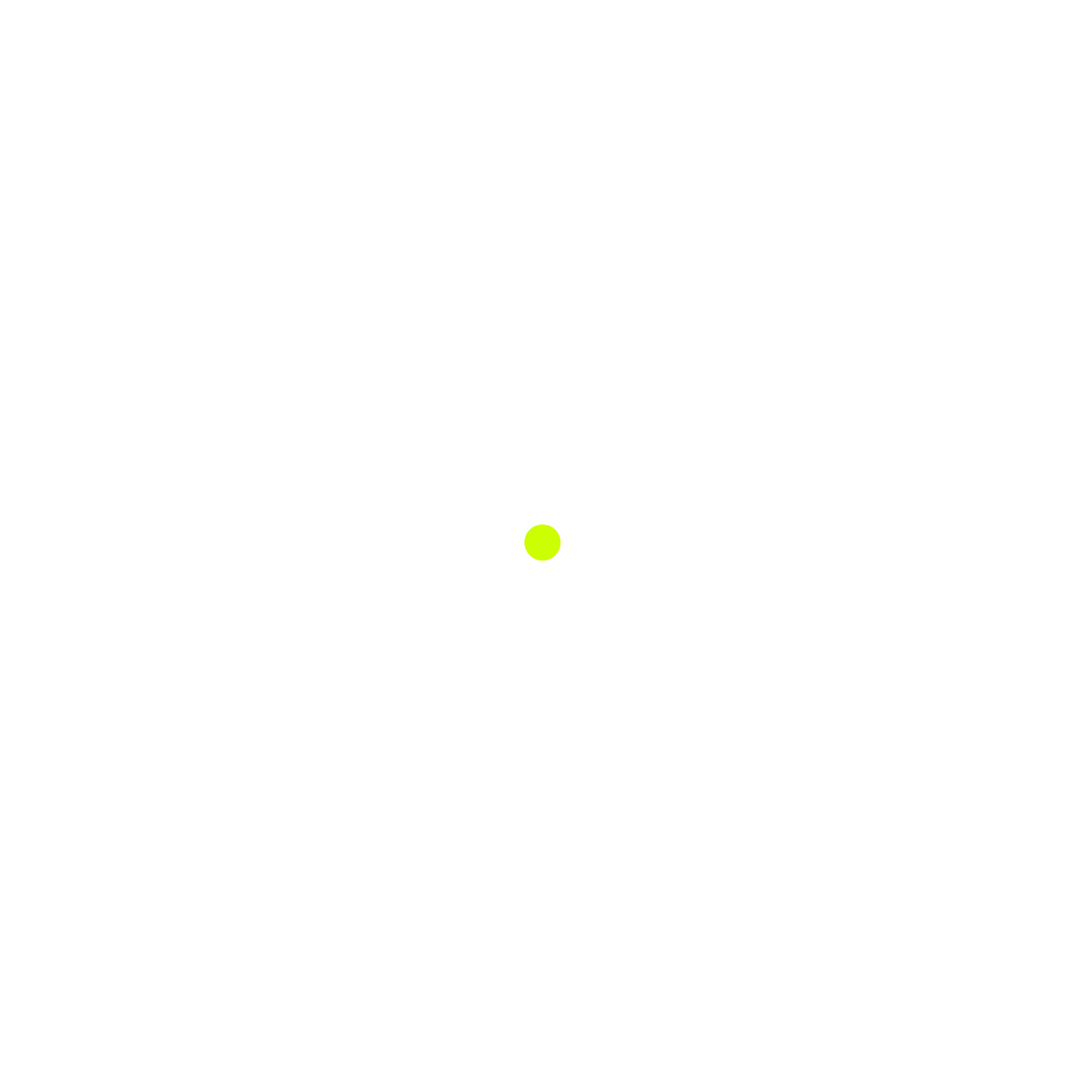
Frame 1 (no input)
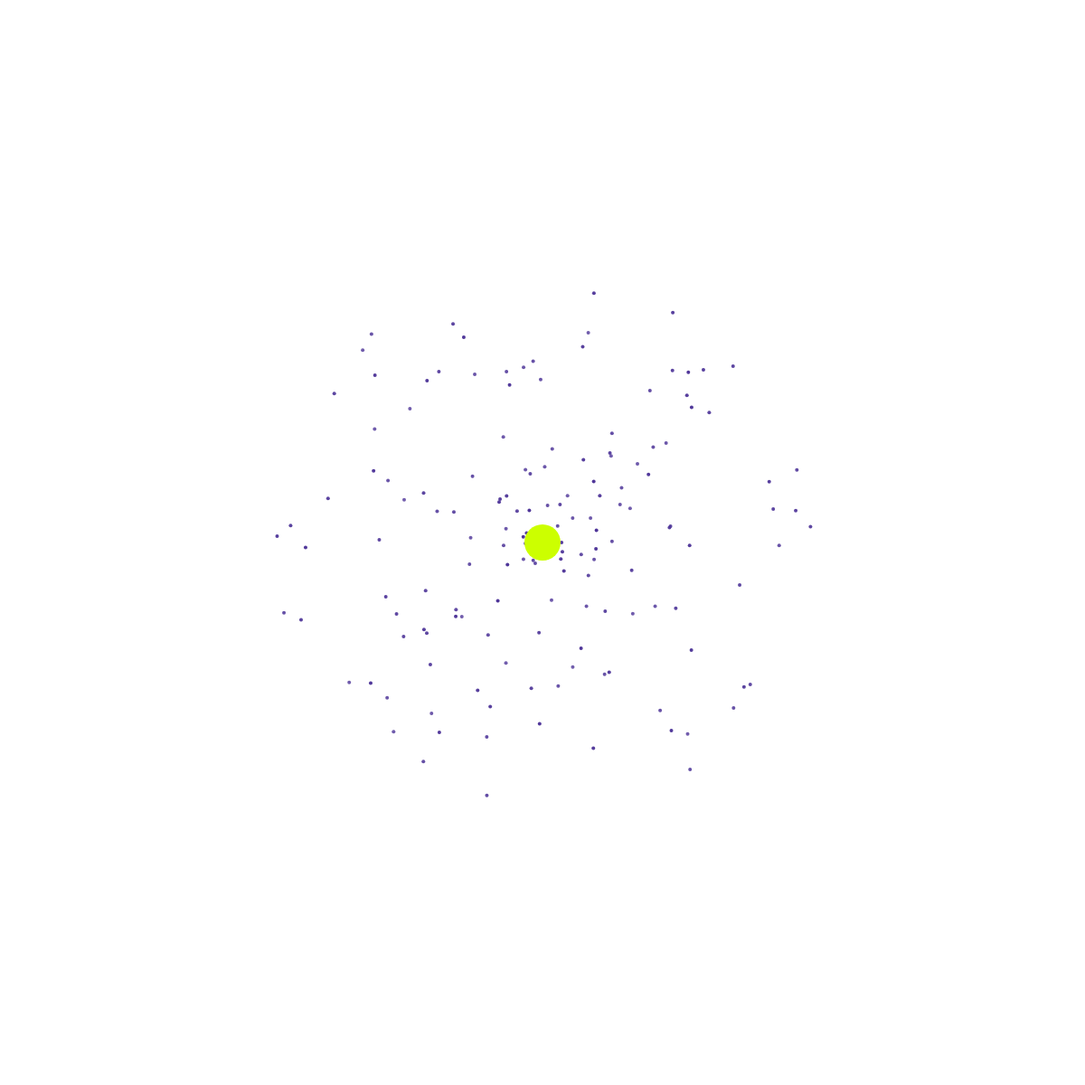
Frame 60 (no input)
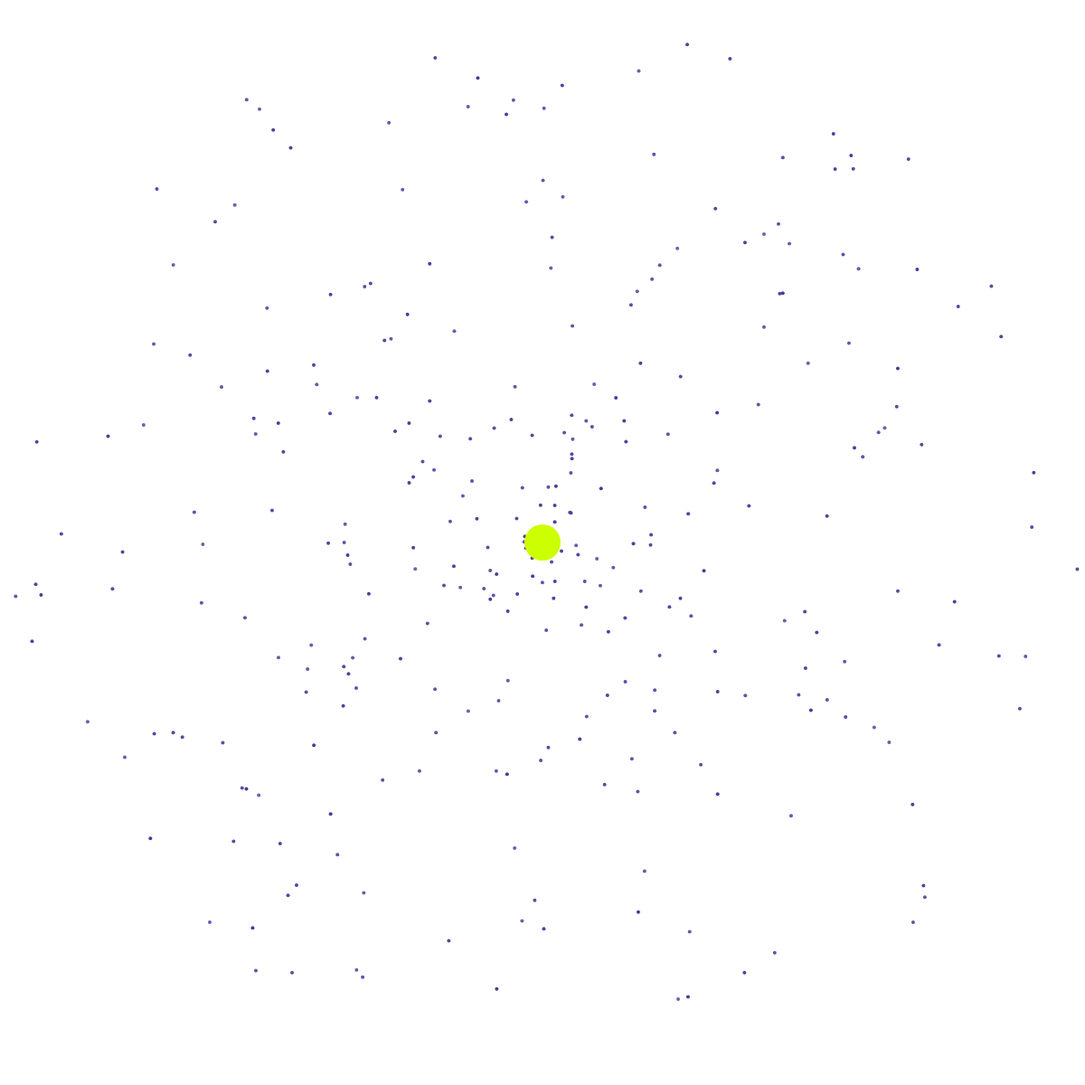
Frame 120 (the mouse pressed at the canvas centre since frame 60)

The p5.js sketch that drew these frames (run headless with seeded random() and noise() and a simulated clock; from frame 60 on, the mouse is pressed at the canvas centre):

// p5.js sketch
// ── sketch.js
let cols = 120;
let rows = 80;

let wid, hei;
let nest_grid = [];
let food_grid = [];

let nest_col = 32;
let food_col = 71;

let show_grids = false;//true;//

let ants = [];
let n_ants = 1500;
let n_spawn = 10;

let nest;
let foods = [];

function setup() {
  createCanvas(1200, 1200);
  colorMode(HSB, 100);
  nest = { x: width / 2, y: height / 2 };
  wid = floor(width / cols);
  hei = floor(height / rows);
  for (let j = 0; j < rows; j++) {
    for (let i = 0; i < cols; i++) {
      food_grid.push(new Cell(i, j, food_col));
      nest_grid.push(new Cell(i, j, nest_col));
    }
  }

  for (let i = 0; i < n_spawn; i++) {
    ants.push(new Ant());
  }
}

function draw() {
  background(220);

  nest_grid[index(nest.x, nest.y)].bright = 10000;

  ants = ants.filter(function (val) {
    return val.age < val.lifespan;
  });

  if (ants.length < n_ants && frameCount % 4 == 0) {
    for (let i = 0; i < n_spawn; i++) {
      ants.push(new Ant());
    }
  }

  for (let cell of food_grid) {
    cell.show();
    cell.update();
  }

  for (let cell of nest_grid) {
    cell.show();
    cell.update();
  }

  for (let ant of ants) {
    ant.show();
    ant.update();
  }

  foods = foods.filter(function (val) { return val.amt > 0; })
  for (let food of foods) {
    food.show();
    food.update();
  }

  noStroke();
  fill(20, 100, 100);
  ellipse(nest.x, nest.y, 40);
}



function mouseClicked() {
  foods.push(new Food(mouseX, mouseY));
}

// ── ant.js
let modes = { 1: "FOOD", 2: "NEST" };

function index(x, y) {
  let i = floor((x / width) * cols);
  let j = floor((y / height) * rows);
  if (i < 0 || j < 0 || i > cols - 1 || j > rows - 1) {
    return -1;
  } else {
    return i + j * cols;
  }
}

let grad_grid_sz = 8;

class Ant {
  constructor() {
    this.reset();
    this.alpha = random(80, 100);
    this.hue = random(0, 100);
    this.pickup_dist = 20;
    this.size = 4;
    this.pre = 0.25;
    this.jit = 2;
    this.speed = 5;
    this.frames_till_jit = random(10, 50);
    this.frames_till_drop = 1;//random(1, 2);
    this.age = 0;
    this.lifespan = random(150, 300);
    this.pher_strength = 0.13;
  }

  reset() {
    this.x = width / 2;
    this.y = height / 2;
    this.vx = random(-10, 10);
    this.vy = random(-10, 10);
    this.mode = 1;
  }

  show() {
    let col;
    if (modes[this.mode] === "NEST") {
      col = nest_col;
    } else if (modes[this.mode] == "FOOD") {
      col = food_col;
    }
    fill(col, 65, 60, this.alpha);
    noStroke();
    ellipse(this.x, this.y, this.size);
  }

  brighten(ind, grid, val) {
    if (ind > -1) {
      let cell = grid[ind];
      cell.bright = constrain(cell.bright + val, 0, 100);
    }
  }

  getGrad(grid) {
    let cnt = 0;
    let cell;
    let sum_x = 0;
    let sum_y = 0;
    let sum_bright = 0;
    for (let i = -grad_grid_sz; i < grad_grid_sz + 1; i++) {
      for (let j = -grad_grid_sz; j < grad_grid_sz + 1; j++) {
        let ind = index(this.x + i * wid, this.y + j * hei);
        if (i != 0 && j != 0 && ind > -1) {
          cell = grid[ind];
          cnt++;
          let bright = cell.bright;
          sum_x += (cell.x + wid / 2 - this.x) * bright;
          sum_y += (cell.y + hei / 2 - this.y) * bright;
          sum_bright += bright;
        }
      }
    }
    sum_x /= cnt * sum_bright;
    sum_y /= cnt * sum_bright;
    if (cnt == 0 || sum_bright == 0) {
      return { x: 0.6 * this.vx, y: 0.6 * this.vy };
    } else {
      return { x: sum_x, y: sum_y };
    }
  }

  drop(ind, grid) {
    this.brighten(ind, grid, this.pher_strength);
  }

  update() {
    this.age++;
    let grid = [];
    let ind = index(this.x, this.y);
    let grad = { x: 0, y: 0 };

    if (modes[this.mode] === "FOOD") {
      if (frameCount % this.frames_till_drop == 0) {
        this.drop(ind, nest_grid);
      }
      grad = this.getGrad(food_grid);
    }

    if (modes[this.mode] === "NEST") {
      if (frameCount % this.frames_till_drop == 0) {
        this.drop(ind, food_grid);
      }
      grad = this.getGrad(nest_grid);
    }

    if (this.x <= 0 || this.x >= width || this.y <= 0 || this.y >= height) {
      this.reset();
    }

    this.x = constrain(this.x + this.vx, 0, width);
    this.y = constrain(this.y + this.vy, 0, height);

    let rnd_x = 0;
    let rnd_y = 0;
    if (frameCount % round(this.frames_till_jit) == 0) {
      rnd_x = random(-this.jit, this.jit);
      rnd_y = random(-this.jit, this.jit);
    }
    this.vx = this.pre * this.vx + grad.x + rnd_x;
    this.vy = this.pre * this.vy + grad.y + rnd_y;

    let hyp = Math.sqrt(this.vx ** 2 + this.vy ** 2);
    this.vx *= this.speed / hyp;
    this.vy *= this.speed / hyp;

    for (let food of foods) {
      let dist_to_food = dist(this.x, this.y, food.x, food.y);
      if (dist_to_food < this.pickup_dist && food.amt > 0) {
        this.drop(ind, food_grid);
        food.amt--;
        this.mode = 2; // "NEST";
      }
    }

    let dist_to_nest = dist(this.x, this.y, nest.x, nest.y);
    if (dist_to_nest < this.pickup_dist) {
      this.mode = 1; // "FOOD";
    }
  }
}

// ── ant_colony.html
<!DOCTYPE html>
<html lang="en">

<head>
  <script src="https://cdn.jsdelivr.net/npm/p5@1.9.4/lib/p5.js"></script>
  <link rel="stylesheet" type="text/css" href="style.css">
  <meta charset="utf-8">

</head>

<body>
  <main>
  </main>
  <script src="ant.js"></script>
  <script src="sketch.js"></script>
  <script src="food.js"></script>
  <script src="cell.js"></script>


</body>

</html>
// ── cell.js
class Cell {
  constructor(i, j, hue) {
    this.x = i * wid;
    this.y = j * hei;
    this.hue = hue;
    this.bright = 0;
    this.decay = 0.14;
  }

  show() {
    if (show_grids) {
      fill(this.hue, 85, this.bright, 50);
      rect(this.x, this.y, wid, hei);
    }
  }

  update() {
    this.bright = constrain(this.bright - this.decay, 0, 100);
  }
}

// ── food.js
class Food {
  constructor(x, y) {
    this.x = x;
    this.y = y;
    this.amt = random(1000, 5000);
  }

  show() {
    noStroke();
    fill(50, 100, 100);
    rect(this.x, this.y, 20, 20);
  }

  update() {
    food_grid[index(this.x, this.y)].bright = 10000;
  }
}
